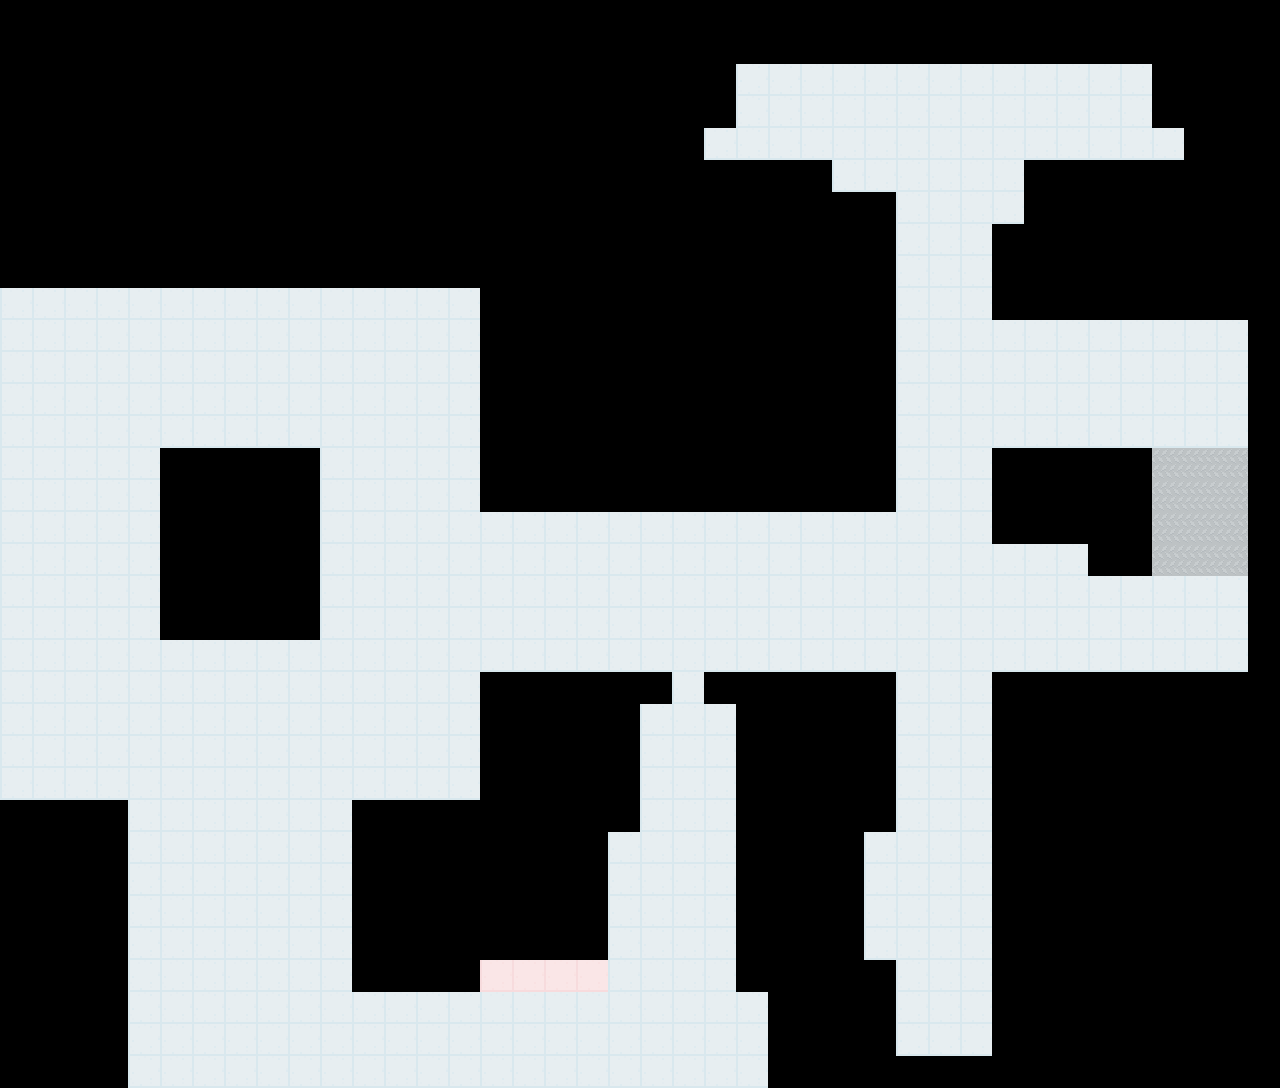

This is a level from a 2D game, rendered from its Tiled map with the project's own tilesets. A one-line summary and the map file follow, with tile-layer data summarised:
An orthogonal 40x34 tile map with 32x32 px tiles, 1 tile layer (Tile Layer 1), 16 tilesets and 325 objects (door1, door3, door2, guard2, box2, ...).

<map version="1.2" tiledversion="1.2.3" orientation="orthogonal" renderorder="right-down" width="40" height="34" tilewidth="32" tileheight="32" infinite="0" nextlayerid="3" nextobjectid="449">
 <tileset firstgid="1" source="FloorTile.tsx" />
 <tileset firstgid="10" source="Player.tsx" />
 <tileset firstgid="11" source="Guard.tsx" />
 <tileset firstgid="12" source="Box2.tsx" />
 <tileset firstgid="13" source="Objective.tsx" />
 <tileset firstgid="14" source="Laser.tsx" />
 <tileset firstgid="15" source="InteriorWall.tsx" />
 <tileset firstgid="16" source="DeskRight.tsx" />
 <tileset firstgid="20" source="deskfront.tsx" />
 <tileset firstgid="24" source="wallgreen.tsx" />
 <tileset firstgid="25" source="walls.tsx" />
 <tileset firstgid="29" source="deskfront2.tsx" />
 <tileset firstgid="30" source="desk2side.tsx" />
 <tileset firstgid="31" source="experiment1.tsx" />
 <tileset firstgid="36" source="experiment2.tsx" />
 <tileset firstgid="41" source="servertower.tsx" />
 <layer id="1" name="Tile Layer 1" width="40" height="34">
  <data>[1360 cells, 618 non-empty, 3 distinct tile ids]</data>
 </layer>
 <objectgroup id="2" name="Object Layer 1">
  <object id="23" template="doors/blue/DoorOpen.tx" x="288" y="896" width="32" height="64" />
  <object id="30" template="doors/blue/DoorClosed.tx" name="door1" x="672" y="704" />
  <object id="52" template="doors/blue/DoorOpen.tx" name="door3" x="1184" y="448" />
  <object id="53" template="doors/blue/DoorOpen.tx" name="door2" x="1184" y="576" />
  <object id="67" template="Player.tx" x="160" y="1024" />
  <object id="68" template="Guard.tx" x="64" y="736">
   <properties>
    <property name="IsPatrolling" type="bool" value="true" />
    <property name="path" value="[2,11,2,22,12,22,12,11]" />
   </properties>
  </object>
  <object id="69" template="Guard.tx" x="384" y="384">
   <properties>
    <property name="IsPatrolling" type="bool" value="true" />
    <property name="path" value="[12,22,12,11,2,11,2,22]" />
   </properties>
  </object>
  <object id="70" template="Guard.tx" name="guard2" x="288" y="832">
   <properties>
    <property name="IsPatrolling" type="bool" value="true" />
    <property name="direction" value="down" />
    <property name="path" value="[9,8]" />
    <property name="sector" type="int" value="1" />
    <property name="sensitiveRadius" type="float" value="1" />
   </properties>
  </object>
  <object id="71" template="Guard.tx" gid="11" x="768" y="128">
   <properties>
    <property name="IsPatrolling" type="bool" value="true" />
    <property name="path" value="[24,30,34,30]" />
    <property name="sector" type="int" value="1" />
   </properties>
  </object>
  <object id="72" template="Guard.tx" x="928" y="928">
   <properties>
    <property name="IsPatrolling" type="bool" value="true" />
    <property name="path" value="[29,5]" />
    <property name="sector" type="int" value="1" />
   </properties>
  </object>
  <object id="73" template="Box2.tx" name="box2" gid="12" x="448" y="544" rotation="0" />
  <object id="74" template="GreenKey.tx" x="928" y="992">
   <properties>
    <property name="doors" value="door2,door3" />
    <property name="hasAlarm" type="bool" value="false" />
    <property name="lasers" value="laser1" />
   </properties>
  </object>
  <object id="75" template="Switch.tx" x="896" y="1024">
   <properties>
    <property name="doors" value="door1" />
   </properties>
  </object>
  <object id="77" template="Switch.tx" x="1024" y="352" rotation="0">
   <properties>
    <property name="doors" value="door2,door3" />
   </properties>
  </object>
  <object id="80" template="Laser.tx" name="laser1" x="1152" y="480.5" width="3" height="96" rotation="-270">
   <properties>
    <property name="sector" type="int" value="1" />
   </properties>
  </object>
  <object id="84" template="decoratives/DeskLeft.tx" gid="16" x="256" y="832" />
  <object id="85" template="decoratives/DeskRight.tx" x="320" y="832" />
  <object id="88" template="decoratives/DeskUp.tx" x="32" y="352" />
  <object id="89" template="GreenWall.tx" x="32" y="320" />
  <object id="90" template="GreenWall.tx" x="64" y="320" />
  <object id="91" template="GreenWall.tx" x="96" y="320" />
  <object id="92" template="GreenWall.tx" x="160" y="320" />
  <object id="93" template="GreenWall.tx" x="128" y="320" />
  <object id="94" template="GreenWall.tx" x="192" y="320" />
  <object id="95" template="GreenWall.tx" x="224" y="320" />
  <object id="96" template="GreenWall.tx" x="256" y="320" />
  <object id="97" template="GreenWall.tx" x="320" y="320" />
  <object id="98" template="GreenWall.tx" x="288" y="320" />
  <object id="99" template="GreenWall.tx" x="352" y="320" />
  <object id="100" template="GreenWall.tx" x="384" y="320" />
  <object id="101" template="GreenWall.tx" x="416" y="320" />
  <object id="102" template="GreenWall.tx" x="0" y="320" />
  <object id="103" template="GreenWall.tx" x="0" y="352" />
  <object id="104" template="GreenWall.tx" x="0" y="384" />
  <object id="105" template="GreenWall.tx" x="0" y="416" />
  <object id="106" template="GreenWall.tx" x="0" y="448" />
  <object id="107" template="GreenWall.tx" x="0" y="480" />
  <object id="108" template="GreenWall.tx" x="0" y="512" />
  <object id="112" template="GreenWall.tx" x="0" y="544" />
  <object id="113" template="GreenWall.tx" x="0" y="576" />
  <object id="114" template="GreenWall.tx" x="0" y="608" />
  <object id="115" template="GreenWall.tx" x="0" y="640" />
  <object id="116" template="GreenWall.tx" x="0" y="672" />
  <object id="117" template="GreenWall.tx" x="0" y="704" />
  <object id="118" template="GreenWall.tx" x="0" y="736" />
  <object id="119" template="GreenWall.tx" x="0" y="768" />
  <object id="120" template="GreenWall.tx" x="0" y="800" />
  <object id="121" template="GreenWall.tx" x="32" y="800" />
  <object id="122" template="GreenWall.tx" x="64" y="800" />
  <object id="123" template="GreenWall.tx" x="96" y="800" />
  <object id="130" template="GreenWall.tx" x="96" y="832" />
  <object id="131" template="GreenWall.tx" x="96" y="864" />
  <object id="132" template="GreenWall.tx" x="96" y="864" />
  <object id="133" template="GreenWall.tx" x="96" y="896" />
  <object id="134" template="GreenWall.tx" x="96" y="928" />
  <object id="135" template="GreenWall.tx" x="96" y="1056" />
  <object id="136" template="GreenWall.tx" x="96" y="1024" />
  <object id="137" template="GreenWall.tx" x="96" y="992" />
  <object id="138" template="GreenWall.tx" x="96" y="960" />
  <object id="139" template="GreenWall.tx" x="128" y="1088" />
  <object id="140" template="GreenWall.tx" x="96" y="1088" />
  <object id="141" template="GreenWall.tx" x="224" y="800" />
  <object id="142" template="GreenWall.tx" x="224" y="832" />
  <object id="143" template="GreenWall.tx" x="224" y="832" />
  <object id="144" template="GreenWall.tx" x="224" y="864" />
  <object id="145" template="GreenWall.tx" x="224" y="896" />
  <object id="146" template="GreenWall.tx" x="224" y="928" />
  <object id="147" template="GreenWall.tx" x="224" y="960" />
  <object id="148" template="GreenWall.tx" x="224" y="992" />
  <object id="149" template="GreenWall.tx" x="224" y="1024" />
  <object id="150" template="GreenWall.tx" x="224" y="1056" />
  <object id="151" template="GreenWall.tx" x="224" y="1088" />
  <object id="152" template="GreenWall.tx" x="256" y="1088" />
  <object id="153" template="GreenWall.tx" x="288" y="1088" />
  <object id="154" template="GreenWall.tx" x="320" y="1088" />
  <object id="155" template="GreenWall.tx" x="736" y="1088" />
  <object id="156" template="GreenWall.tx" x="736" y="1088" />
  <object id="157" template="GreenWall.tx" x="704" y="1088" />
  <object id="158" template="GreenWall.tx" x="672" y="1088" />
  <object id="159" template="GreenWall.tx" x="640" y="1088" />
  <object id="160" template="GreenWall.tx" x="608" y="1088" />
  </objectgroup>
</map>
<!-- 244 of 325 objects omitted -->
